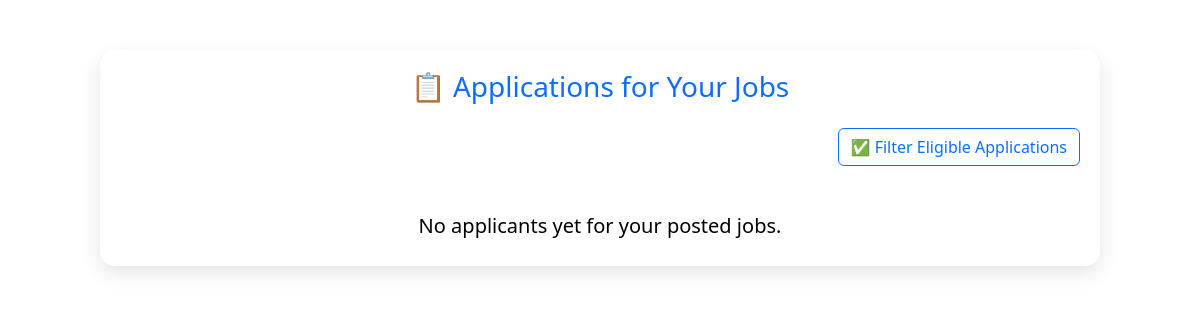
The app's page /view-applications (signed in), older data.
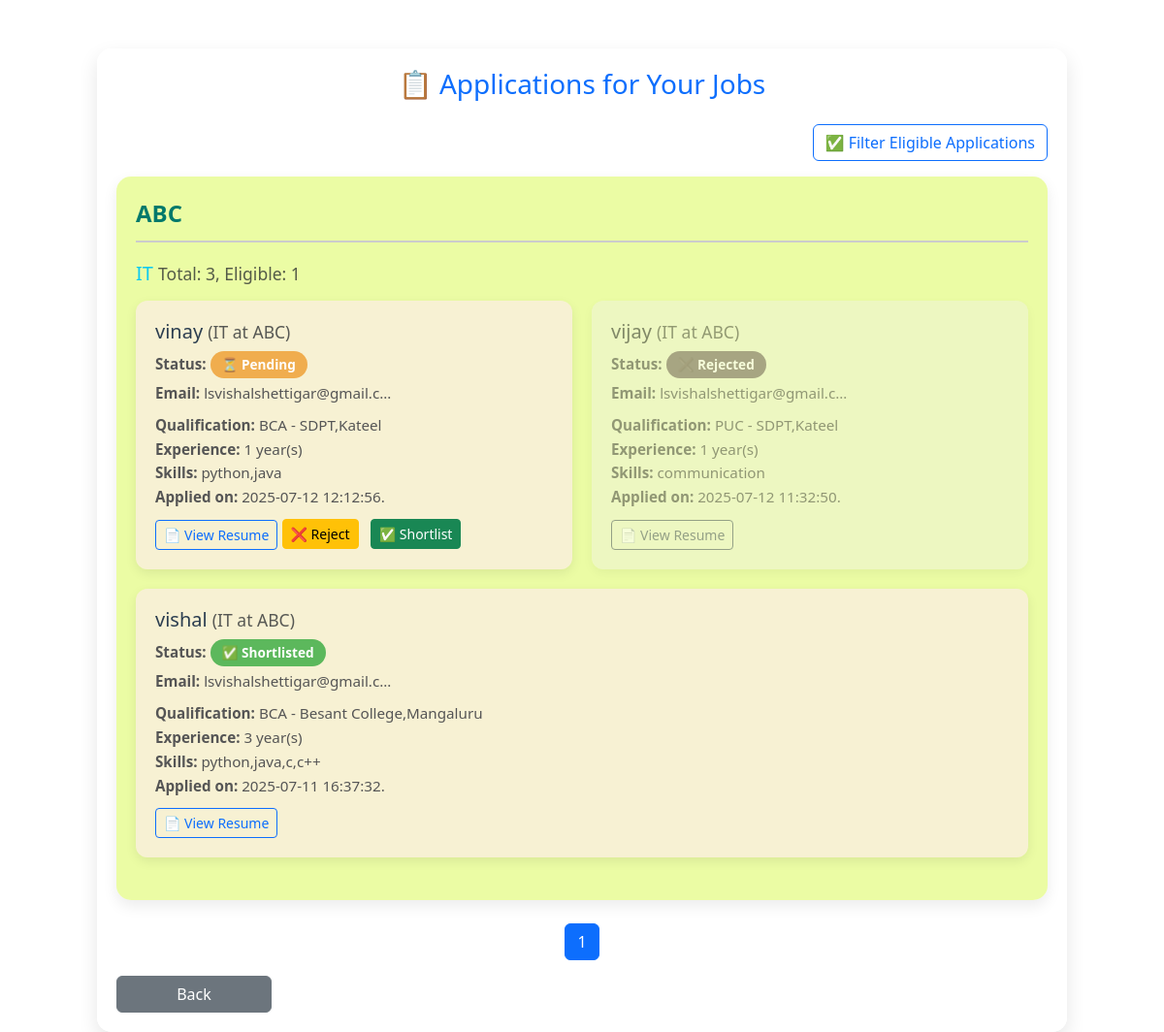
The same page, newer data.
### tables this page shows
CREATE TABLE apply (
            id INTEGER PRIMARY KEY AUTOINCREMENT,
            applicant_name TEXT,
            applicant_email TEXT,
            qualification TEXT,
            university TEXT,
            experience INTEGER,
            skills TEXT,
            resume_path TEXT,
            recruiter_id INTEGER,
            job_id INTEGER,
            applied_at TIMESTAMP DEFAULT CURRENT_TIMESTAMP
        , status TEXT DEFAULT 'pending');

CREATE TABLE job (
            id INTEGER PRIMARY KEY AUTOINCREMENT,
            recruiter_id INTEGER,
            company TEXT NOT NULL,
            designation TEXT NOT NULL,
            experience_required TEXT,
            qualification TEXT,
            skills_required TEXT,
            contact_number TEXT,
            email TEXT,
            posted_at TIMESTAMP DEFAULT CURRENT_TIMESTAMP
        );

### app.py (the view)
@app.route('/view-applications')
def view_applications():
    recruiter_id = session.get('recruiter_id')
    if not recruiter_id:
        return redirect('/login')
    action_status = request.args.get('action_status')
    apply_filter = request.args.get('filter') == 'true'
    page = request.args.get('page', 1, type=int)
    per_page = 3
    conn = get_db_connection()
    cursor = conn.cursor()
    cursor.execute("""
        SELECT a.*, j.designation, j.company, j.skills_required
        FROM apply a
        JOIN job j ON a.job_id = j.id
        WHERE a.recruiter_id = ?
        ORDER BY j.company ASC, j.designation ASC, a.applied_at DESC
    """, (recruiter_id,))
    rows = cursor.fetchall()
    applications = [dict(row) for row in rows]
    company_groups = defaultdict(lambda: defaultdict(list))
    company_counts = defaultdict(lambda: defaultdict(lambda: {'total': 0, 'eligible': 0}))
    for app in applications:
        comp = app['company']
        desg = app['designation']
        required_skills = app['skills_required'].lower().split(',') if app['skills_required'] else []
        user_skills = app['skills'].lower().split(',') if app['skills'] else []
        matched_skills = set(s.strip() for s in required_skills).intersection(set(s.strip() for s in user_skills))
        eligible = len(matched_skills) >= 2
        company_counts[comp][desg]['total'] += 1
        if eligible:
            company_counts[comp][desg]['eligible'] += 1
        if not apply_filter or eligible:
            company_groups[comp][desg].append(app)
    all_companies = list(company_groups.keys())
    total_pages = math.ceil(len(all_companies) / per_page)
    start = (page - 1) * per_page
    end = start + per_page
    selected_companies = all_companies[start:end]
    grouped_applications = {company: company_groups[company] for company in selected_companies}
    grouped_counts = {company: company_counts[company] for company in selected_companies}
    return render_template("view_applicants.html",
                           grouped_applications=grouped_applications,
                           grouped_counts=grouped_counts,
                           page=page,
                           total_pages=total_pages,
                           apply_filter=apply_filter,
                           action_status=action_status)

### app.py (called while the page is built)
def get_db_connection():
    conn = sqlite3.connect('career_counselor.db')  # Use the correct DB file
    conn.row_factory = sqlite3.Row
    return conn

### templates/view_applicants.html (shortened to what this page needs)
<!DOCTYPE html>
<html lang="en">
<head>
  <link href="https://cdn.jsdelivr.net/npm/bootstrap@5.3.0/dist/css/bootstrap.min.css" rel="stylesheet">
</head>
<body>
  <div id="main-content" class="container user-container">
    <h3 class="text-center text-primary mb-4">📋 Applications for Your Jobs</h3>
    <div class="text-end mb-3">
      <a href="{{ url_for('view_applications', filter='false' if apply_filter else 'true') }}" class="btn btn-outline-primary">
        {{ '🔄 Show All Applications' if apply_filter else '✅ Filter Eligible Applications' }}
      </a>
    </div>
    {% if grouped_applications %}
      {% for company, roles in grouped_applications.items() %}
        <div class="user-card">
          <div class="job-role-heading">{{ company }}</div>
          {% for designation, apps in roles.items() %}
            <h5 class="text-info mb-3">
              {{ designation }}
              <small class="text-muted">
                Total: {{ grouped_counts[company][designation]['total'] }},
                Eligible: {{ grouped_counts[company][designation]['eligible'] }}
              </small>
            </h5>
            <div class="applicant-row mb-4">
              {% for app in apps %}
                <div class="applicant-card {% if app.status == 'rejected' %}disabled-card{% endif %}">
  <h5>{{ app.applicant_name }} <small class="text-muted">({{ app.designation }} at {{ app.company }})</small></h5>
  <p><strong>Status:</strong>
    {% if app.status == 'rejected' %}
      <span class="status-pill status-rejected">❌ Rejected</span>
    {% elif app.status == 'shortlisted' %}
      <span class="status-pill status-shortlisted">✅ Shortlisted</span>
    {% else %}
      <span class="status-pill status-pending">⏳ Pending</span>
    {% endif %}
  </p>
  <p class="truncate"><strong>Email:</strong> {{ app.applicant_email }}</p>
  <p><strong>Qualification:</strong> {{ app.qualification }} - {{ app.university }}</p>
  <p><strong>Experience:</strong> {{ app.experience }} year(s)</p>
  <p><strong>Skills:</strong> {{ app.skills }}</p>
  <p><strong>Applied on:</strong> {{ app.applied_at[:20] }}</p>
  <a href="{{ url_for('static', filename=app.resume_path.replace('static/', '')) }}"
     class="btn btn-outline-primary btn-sm btn-resume" target="_blank">
    📄 View Resume
  </a>
  {% if app.status == 'pending' %}
  <form method="POST" action="/reject-application/{{ app.id }}" class="d-inline">
    <button type="submit" class="btn btn-warning btn-sm mt-2">❌ Reject</button>
  </form>
  <form method="POST" action="/shortlist-application/{{ app.id }}" class="d-inline ms-2">
    <button type="submit" class="btn btn-success btn-sm mt-2">✅ Shortlist</button>
  </form>
  {% endif %}
</div>
              {% endfor %}
            </div>
          {% endfor %}
        </div>
      {% endfor %}
      <div class="mt-4 text-center">
        <nav>
          <ul class="pagination justify-content-center">
            {% for p in range(1, total_pages + 1) %}
            <li class="page-item {% if p == page %}active{% endif %}">
              <a class="page-link" href="?page={{ p }}{% if apply_filter %}&filter=true{% endif %}">{{ p }}</a>
            </li>
            {% endfor %}
          </ul>
        </nav>
        <div class="col-md-2">
          <a href="/job-postings" class="btn btn-secondary w-100">Back</a>
        </div>
      </div>
    {% else %}
      <div class="text-center mt-5 text-black">
        <h5>No applicants yet for your posted jobs.</h5>
      </div>
    {% endif %}
  </div>
</body>
</html>

Row changes from the older to the newer data that the page shows:
added apply: company "ABC", designation "IT", applicant_name "vinay", status "⏳ Pending", applicant_email "lsvishalshettigar@gmail.c…", qualification "BCA", university "SDPT,Kateel", experience "1", skills "python,java", applied_at "2025-07-12 12:12:56."
now on this page (row unchanged): job: company+designation "3", company+designation "1"
added apply: applicant_name "vijay", designation "IT", company "ABC", status "❌ Rejected", applicant_email "lsvishalshettigar@gmail.c…", qualification "PUC", university "SDPT,Kateel", experience "1", skills "communication", applied_at "2025-07-12 11:32:50."
added apply: applicant_name "vishal", designation "IT", company "ABC", status "✅ Shortlisted", applicant_email "lsvishalshettigar@gmail.c…", qualification "BCA", university "Besant College,Mangaluru", experience "3", skills "python,java,c,c++", applied_at "2025-07-11 16:37:32."
Text that changed along with them:
new list line: "1"
text no longer shown: "No applicants yet for your posted jobs."
text now shown: "Back"
